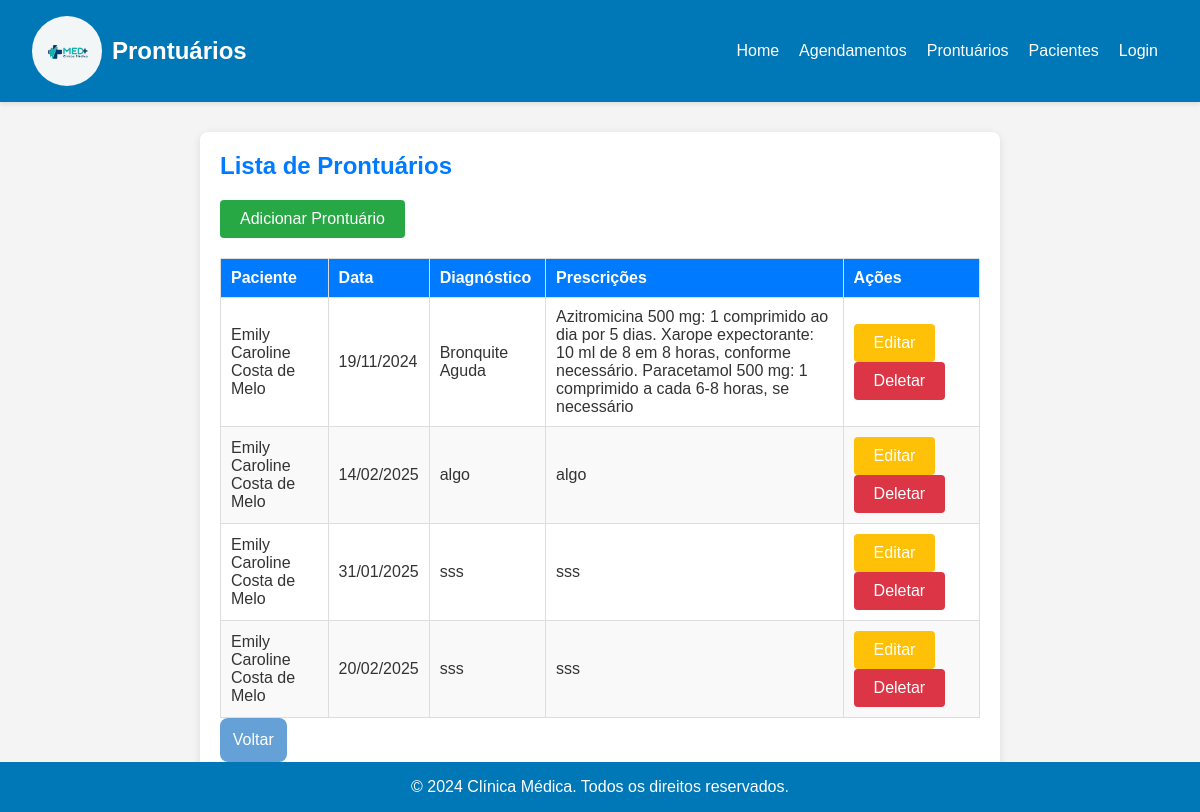
The page /prontuarios/ on the database as committed earlier.
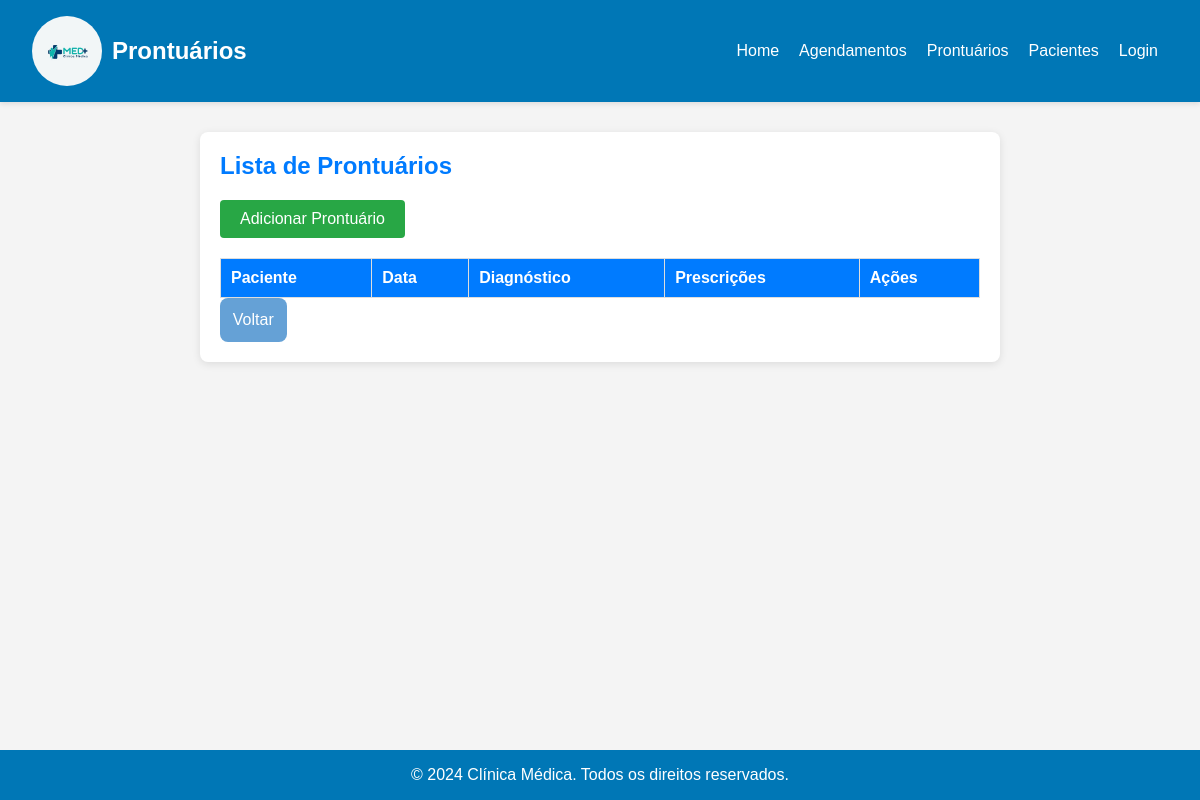
The same page on the database as committed later.
### models.py (models this page shows)
class Prontuario(db.Model):
    id = db.Column(db.Integer, primary_key=True)
    data = db.Column(db.Date, nullable=False)
    diagnostico = db.Column(db.String(255))
    prescricoes = db.Column(db.String(255))
    paciente_id = db.Column(db.Integer, db.ForeignKey('paciente.id'), nullable=False)
    paciente = db.relationship('Paciente', backref='prontuarios_relacao')

class Paciente(db.Model):
    id = db.Column(db.Integer, primary_key=True)
    nome = db.Column(db.String(120), nullable=False)
    cpf = db.Column(db.String(11), unique=True, nullable=False)
    telefone = db.Column(db.String(15))
    endereco = db.Column(db.String(255))
    data_nascimento = db.Column(db.Date, nullable=False)
    prontuarios = db.relationship('Prontuario', backref='paciente_relacao', lazy=True)
    consultas = db.relationship('Consulta', backref='paciente_relacao', lazy=True)
    agendamentos = db.relationship('Agendamento', backref='paciente_relacao', lazy=True)

### controllers/prontuario_controller.py (the view)
@prontuario_bp.route('/')
def listar_prontuarios():
    prontuarios = Prontuario.query.all()
    return render_template('listar_prontuarios.html', prontuarios=prontuarios)

### templates/listar_prontuarios.html (shortened to what this page needs)
<!DOCTYPE html>
<html lang="pt-br">
<head>
    <link rel="stylesheet" href="{{ url_for('static', filename='css/prontuario.css') }}">
</head>
<body>
    <header>
        <div class="logo">
            <img src="{{ url_for('static', filename='img/logo.jpg') }}" alt="Logo Clínica Médica">
            <h1> Prontuários</h1>
        </div>
        <nav>
            <ul>
                <li><a href="{{ url_for('home') }}">Home</a></li>
                <li><a href="{{ url_for('agendamento.listar_agendamentos') }}">Agendamentos</a></li>
                <li><a href="{{ url_for('prontuario.listar_prontuarios') }}">Prontuários</a></li>
                <li><a href="{{ url_for('paciente.listar_pacientes') }}">Pacientes</a></li>
                <li><a href="{{ url_for('login.login') }}">Login</a></li>
            </ul>
        </nav>
    </header>
    <main>
        <h2>Lista de Prontuários</h2>
        <a href="{{ url_for('prontuario.adicionar_prontuario') }}" class="btn btn-primary">Adicionar Prontuário</a>
        <table>
            <thead>
                <tr>
                    <th>Paciente</th>
                    <th>Data</th>
                    <th>Diagnóstico</th>
                    <th>Prescrições</th>
                    <th>Ações</th>
                </tr>
            </thead>
            <tbody>
                {% for prontuario in prontuarios %}
                <tr>
                    <td>{{ prontuario.paciente.nome }}</td>
                    <td>{{ prontuario.data.strftime('%d/%m/%Y') }}</td>
                    <td>{{ prontuario.diagnostico }}</td>
                    <td>{{ prontuario.prescricoes }}</td>
                    <td>
                        <a href="{{ url_for('prontuario.editar_prontuario', id=prontuario.id) }}" class="btn btn-warning">Editar</a>
                        <form action="{{ url_for('prontuario.deletar_prontuario', id=prontuario.id) }}" method="POST" style="display:inline;">
                            <button type="submit" class="btn btn-danger">Deletar</button>
                        </form>
                    </td>
                </tr>
                {% endfor %}
            </tbody>
        </table>
        <button type="button" class="btn btn-secondary" onclick="history.back()">Voltar</button>
    </main>
    <footer>
        <p>&copy; 2024 Clínica Médica. Todos os direitos reservados.</p>
    </footer>
</body>
</html>

### static/css/prontuario.css (style rules this page uses)
* { margin: 0; padding: 0; box-sizing: border-box; }
body { font-family: Arial, sans-serif; background-color: #f4f4f4; color: #333; }
header { display: flex; justify-content: space-between; align-items: center; padding: 1rem 2rem; background-color: #0077b6; color: white; box-shadow: 0 2px 5px rgba(0, 0, 0, 0.1); position: sticky; top: 0; z-index: 1000; }
.logo { display: flex; align-items: center; gap: 10px; }
.logo img { width: 70px; height: 70px; border-radius: 50%; }
.logo h1 { font-size: 1.5rem; }
nav ul { list-style-type: none; padding: 10px; display: flex; justify-content: center; gap: 20px; }
nav ul li a { color: white; text-decoration: none; font-size: 16px; transition: color 0.3s; }
main { padding: 30px; background-color: white; margin: 20px auto; max-width: 1200px; border-radius: 8px; box-shadow: 0 2px 10px rgba(0, 0, 0, 0.1); }
h2 { font-size: 24px; margin-bottom: 20px; color: #007bff; }
.btn { display: inline-block; padding: 10px 20px; background-color: #007bff; color: white; text-decoration: none; border-radius: 4px; transition: background-color 0.3s; margin-right: 10px; }
.btn-primary { background-color: #28a745; }
table { width: 100%; border-collapse: collapse; margin-top: 20px; }
table th, table td { padding: 10px; text-align: left; border: 1px solid #ddd; }
table th { background-color: #007bff; color: white; }
footer { background-color: #007bff; color: white; text-align: center; padding: 10px; position: fixed; width: 100%; bottom: 0; }
button { padding: 12px 25px; font-size: 16px; cursor: pointer; border: none; border-radius: 5px; transition: background-color 0.3s ease; }
h2 { font-size: 24px; color: #007bff; margin-bottom: 20px; }
main { max-width: 800px; margin: 30px auto; padding: 20px; background-color: white; border-radius: 8px; box-shadow: 0 2px 8px rgba(0, 0, 0, 0.1); }
footer { text-align: center; padding: 1rem; background-color: #0077b6; color: white; margin-top: auto; }
.btn-secondary { background-color: #65a1d6; color: white; font-size: 1rem; padding: 0.8rem; border: none; border-radius: 8px; cursor: pointer; transition: background-color 0.3s; align-self: center; max-width: 150px; text-align: center; }

Rows that differ between the two databases and show on the page:
removed Prontuario: paciente.nome "Emily Caroline Costa de Melo", data "19/11/2024", diagnostico "Bronquite Aguda", prescricoes "Azitromicina 500 mg: 1 comprimido ao dia por 5 dias. Xarope expectorante: 10 ml de 8 em 8 horas, conforme necessário. Paracetamol 500 mg: 1 comprimido a cada 6-8 horas, se necessário"
removed Prontuario: paciente.nome "Emily Caroline Costa de Melo", data "14/02/2025", diagnostico "algo", prescricoes "algo"
removed Prontuario: paciente.nome "Emily Caroline Costa de Melo", data "31/01/2025", diagnostico "sss", prescricoes "sss"
removed Prontuario: paciente.nome "Emily Caroline Costa de Melo", data "20/02/2025", diagnostico "sss", prescricoes "sss"
